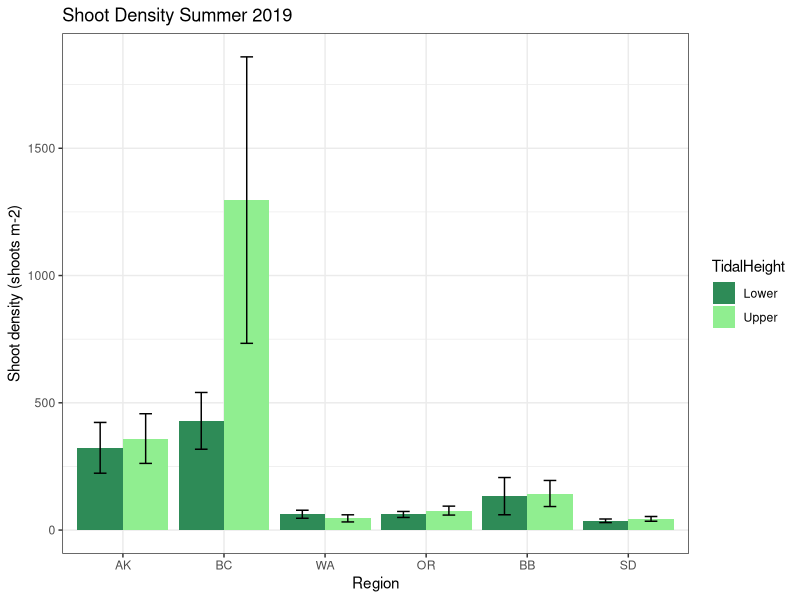
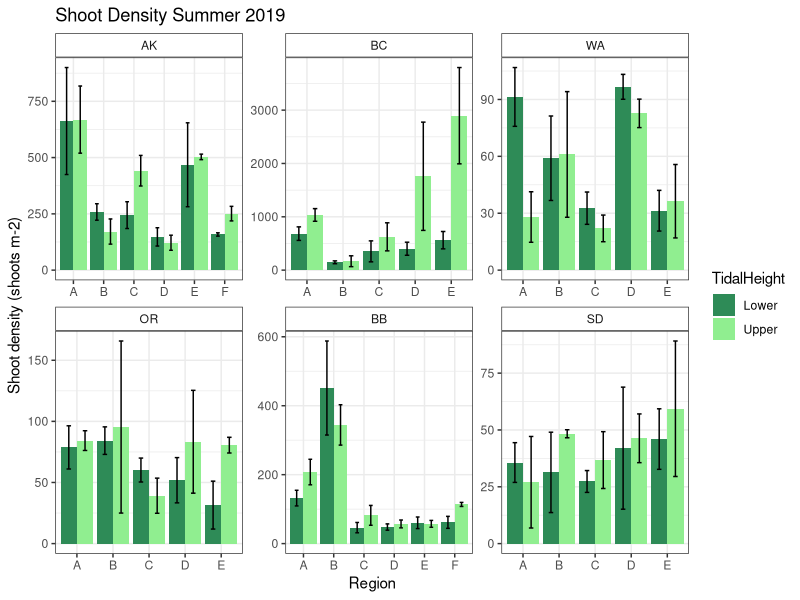
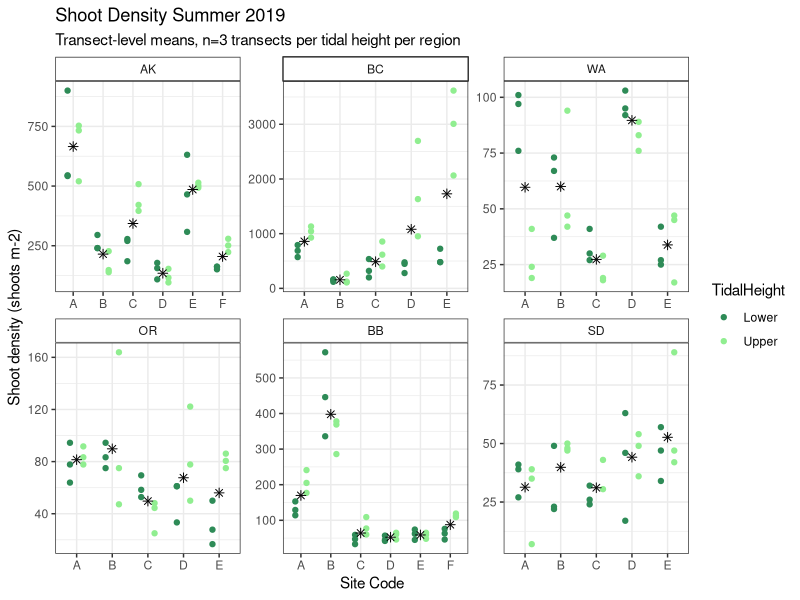

Write the R code that produced these figures, in order.
## ---- chunk 1
knitr::opts_chunk$set(echo = TRUE)
library(tidyverse)
library(ggplot2)
library(lubridate)

region_order1 <- c("Alaska","British Colubmia","Washington","Oregon","Bodega Bay","San Diego")
region_order2 <- c("AK","BC","WA","OR","BB","SD")

## ---- chunk 2
DenCov <- read.csv("DensityCover.csv")
DenCov <- DenCov%>%
  separate(col=TransectID,sep="_",c("SampleDate","Region","SiteCode","Transect"))
DenCov$TidalHeight <- ifelse(DenCov$Transect=="L4"|DenCov$Transect=="L5"|DenCov$Transect=="L6","Lower","Upper")
DenCov$Region <- ordered(DenCov$Region,levels=region_order2)
DenCov1 <- DenCov%>%
  group_by(Region,SiteCode,TidalHeight,Transect)%>%
  summarise(Density.shoots.m2=mean(Density.shoots.m2,na.rm = TRUE))

## ---- chunk 3
Den_summ1 <- DenCov1%>%
  group_by(Region,TidalHeight)%>%
  summarise(Density=mean(Density.shoots.m2),sd=sd(Density.shoots.m2),
            se=sd/sqrt(length(Density.shoots.m2)))
ggplot(Den_summ1,aes(x=Region,y=Density,fill=TidalHeight))+geom_col(position = "dodge")+
  geom_errorbar(aes(ymax=Density+2*se,ymin=Density-2*se),position=position_dodge(width=0.9),width=0.25)+
  scale_fill_manual(values=c("seagreen4","lightgreen"))+
  xlab("Region")+
  ylab("Shoot density (shoots m-2)")+
  labs(title="Shoot Density Summer 2019")+
  theme_bw()+
  theme(strip.background = element_rect(fill="white"))

## ---- chunk 4
Den_summ2 <- DenCov1 %>%
  group_by(Region,SiteCode,TidalHeight)%>%
  summarise(Density=mean(Density.shoots.m2),sd=sd(Density.shoots.m2),
            se=sd/sqrt(length(Density.shoots.m2)))
ggplot(Den_summ2,aes(x=SiteCode,y=Density,fill=TidalHeight))+geom_col(position = "dodge")+
  geom_errorbar(aes(ymax=Density+2*se,ymin=Density-2*se),position=position_dodge(width=0.9),width=0.25)+
  facet_wrap(~Region,scales = "free")+
  scale_fill_manual(values=c("seagreen4","lightgreen"))+
  xlab("Region")+
  ylab("Shoot density (shoots m-2)")+
  labs(title="Shoot Density Summer 2019")+
  theme_bw()+
  theme(strip.background = element_rect(fill="white"))

ggplot(DenCov1,aes(x=SiteCode,y=Density.shoots.m2,color=TidalHeight))+geom_point(position=position_dodge(width=0.75))+
  stat_summary(fun.y=mean, geom="point", shape=8, size=2, color="black",
               position=position_dodge(width = 0.75),show.legend = FALSE)+
  facet_wrap(~Region,scales="free")+
  scale_color_manual(values=c("seagreen4","lightgreen"))+
  xlab("Site Code")+
  ylab("Shoot density (shoots m-2)")+
  labs(title="Shoot Density Summer 2019",
       subtitle = "Transect-level means, n=3 transects per tidal height per region")+
  theme_bw()+
  theme(strip.background = element_rect(fill="white"))


